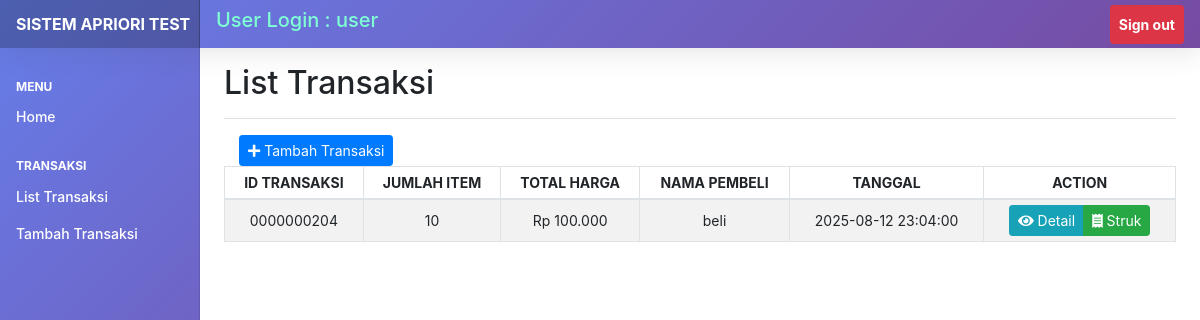
The app's page /list_transaksi.php (signed in) with its own data.
### tables this page shows
CREATE TABLE `transaksi` (
  `idtransaksi` int(10) unsigned zerofill NOT NULL AUTO_INCREMENT,
  `iduser` varchar(100) NOT NULL,
  `totalbarang` int(2) NOT NULL,
  `totalharga` int(10) NOT NULL,
  `penerima` varchar(200) NOT NULL,
  `created_at` datetime NOT NULL,
  `created_by` varchar(100) NOT NULL,
  PRIMARY KEY (`idtransaksi`),
  KEY `totalharga` (`totalharga`),
  KEY `iduser` (`iduser`),
  CONSTRAINT `transaksi_ibfk_3` FOREIGN KEY (`iduser`) REFERENCES `user` (`iduser`) ON DELETE NO ACTION ON UPDATE NO ACTION
);

### list_transaksi.php (the view, shortened to what this page needs)
<?php
include_once 'db/configdb.php';
?>
<!doctype html>
<html lang="en">
<head>
  <link rel="stylesheet" href="https://cdn.jsdelivr.net/npm/bootstrap@4.6.2/dist/css/bootstrap.min.css">
  <link rel="stylesheet" href="https://cdnjs.cloudflare.com/ajax/libs/font-awesome/5.15.4/css/all.min.css">
  <link rel="stylesheet" type="text/css" href="https://cdnjs.cloudflare.com/ajax/libs/twitter-bootstrap/4.5.2/css/bootstrap.css">
  <link rel="stylesheet" type="text/css" href="https://cdn.datatables.net/2.3.2/css/dataTables.bootstrap4.css">
  <link href="assets/css/style.css" rel="stylesheet">
</head>
<body>
  <?php
  include 'header.php';
  ?>
  <div class="container-fluid">
    <div class="row">
      <?php
      include 'navbar.php';
      ?>
      <main role="main" class="col-md-9 ml-sm-auto col-lg-10 px-md-4">
        <div class="d-flex justify-content-between flex-wrap flex-md-nowrap align-items-center pt-3 pb-2 mb-3 border-bottom">
          <h1 class="h2">List Transaksi</h1>
        </div>
        <?php
        $dataBarang = '';
        if ($_SESSION['role'] == 1) {
          $query = "SELECT * FROM transaksi ORDER BY idtransaksi DESC";
        } else {
          $userid = $_SESSION['userid'];
          $query = "SELECT * FROM transaksi WHERE iduser = '$userid' ORDER BY idtransaksi DESC";
        }
        $result = mysqli_query($conn, $query);
        $data = [];
        while ($row = mysqli_fetch_assoc($result)) {
          $data[] = $row;
        }
        if ($data) {
          foreach ($data as $row) {
            $btnDelete = '';
            $hargaFormatted = 'Rp ' . number_format($row['totalharga'], 0, ',', '.');
            $userColumn = '';
            $dataBarang .= "<tr style='vertical-align: middle;'>
                <td style='text-align: center; vertical-align: middle;'>{$row['idtransaksi']}</td>
                <td style='text-align: center; vertical-align: middle;'>{$row['totalbarang']}</td>
                <td style='text-align: center; vertical-align: middle;'>{$hargaFormatted}</td>
                <td style='text-align: center; vertical-align: middle;'>{$row['penerima']}</td>
                <td style='text-align: center; vertical-align: middle;'>{$row['created_at']}</td>
                {$userColumn}
                <td style='text-align: center;'>
                  <div class='btn-group' role='group' aria-label='Basic example'>
                    <button type='button' class='btn btn-info btn-sm' onclick='viewTransactionDetail({$row['idtransaksi']})'>
                      <i class='fas fa-eye'></i> Detail
                    </button>
                    <button type='button' class='btn btn-success btn-sm' onclick='viewReceipt({$row['idtransaksi']})'>
                      <i class='fas fa-receipt'></i> Struk
                    </button>
                    {$btnDelete}
                  </div>
                </td>
              </tr>";
          }
        }
        ?>
        <div class="col-12">
          <a href="tambah_transaksi.php" class="btn btn-primary btn-sm">
            <i class="fas fa-plus"></i> Tambah Transaksi
          </a>
        </div>
        <div class="table-responsive">
          <table id="barangTable" class="table table-striped table-bordered table-sm" >
            <thead>
              <tr>
                <th style="text-align: center;">ID TRANSAKSI</th>
                <th style="text-align: center;">JUMLAH ITEM</th>
                <th style="text-align: center;">TOTAL HARGA</th>
                <th style="text-align: center;">NAMA PEMBELI</th>
                <th style="text-align: center;">TANGGAL</th>
                <th style="text-align: center;">ACTION</th>
              </tr>
            </thead>
            <tbody>
              <?= $dataBarang; ?>
            </tbody>
          </table>
        </div>
      </main>
    </div>
  </div>
</body>
</html>

### assets/css/style.css (style rules this page uses)
body { font-size: .875rem; }

### records on screen
transaksi: idtransaksi "0000000204", totalbarang "10", totalharga "Rp 100.000", penerima "beli", created_at "2025-08-12 23:04:00"

### other values on screen
$_SESSION['userid'] "user"
